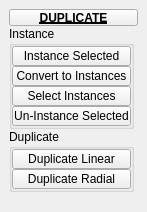
<?xml version="1.0" encoding="UTF-8"?>
<ui version="4.0">
 <class>QtUi</class>
 <widget class="QMainWindow" name="QtUi">
  <property name="geometry">
   <rect>
    <x>0</x>
    <y>0</y>
    <width>147</width>
    <height>212</height>
   </rect>
  </property>
  <property name="minimumSize">
   <size>
    <width>0</width>
    <height>0</height>
   </size>
  </property>
  <property name="maximumSize">
   <size>
    <width>999</width>
    <height>999</height>
   </size>
  </property>
  <property name="windowTitle">
   <string>Toolkit</string>
  </property>
  <property name="tabShape">
   <enum>QTabWidget::Triangular</enum>
  </property>
  <property name="dockNestingEnabled">
   <bool>true</bool>
  </property>
  <property name="dockOptions">
   <set>QMainWindow::AllowNestedDocks|QMainWindow::AllowTabbedDocks|QMainWindow::AnimatedDocks|QMainWindow::ForceTabbedDocks</set>
  </property>
  <property name="bnabled" stdset="0">
   <bool>true</bool>
  </property>
  <widget class="QWidget" name="mainWindow">
   <property name="palette">
    <palette>
     <active>
      <colorrole role="Highlight">
       <brush brushstyle="SolidPattern">
        <color alpha="255">
         <red>168</red>
         <green>152</green>
         <blue>250</blue>
        </color>
       </brush>
      </colorrole>
     </active>
     <inactive>
      <colorrole role="Highlight">
       <brush brushstyle="SolidPattern">
        <color alpha="255">
         <red>168</red>
         <green>152</green>
         <blue>250</blue>
        </color>
       </brush>
      </colorrole>
     </inactive>
     <disabled>
      <colorrole role="Highlight">
       <brush brushstyle="SolidPattern">
        <color alpha="255">
         <red>168</red>
         <green>152</green>
         <blue>250</blue>
        </color>
       </brush>
      </colorrole>
     </disabled>
    </palette>
   </property>
   <layout class="QVBoxLayout" name="verticalLayout_2">
    <item>
     <layout class="QVBoxLayout" name="verticalLayout">
      <property name="spacing">
       <number>0</number>
      </property>
      <item>
       <widget class="PushButtonDraggable" name="draggable_header">
        <property name="minimumSize">
         <size>
          <width>19</width>
          <height>17</height>
         </size>
        </property>
        <property name="maximumSize">
         <size>
          <width>999</width>
          <height>17</height>
         </size>
        </property>
        <property name="font">
         <font>
          <weight>75</weight>
          <bold>true</bold>
          <underline>true</underline>
         </font>
        </property>
        <property name="text">
         <string>DUPLICATE</string>
        </property>
        <property name="checkable">
         <bool>true</bool>
        </property>
       </widget>
      </item>
      <item>
       <widget class="QGroupBox" name="groupBox_7">
        <property name="minimumSize">
         <size>
          <width>125</width>
          <height>0</height>
         </size>
        </property>
        <property name="maximumSize">
         <size>
          <width>125</width>
          <height>999</height>
         </size>
        </property>
        <property name="title">
         <string>Instance</string>
        </property>
        <layout class="QVBoxLayout" name="verticalLayout_3">
         <property name="spacing">
          <number>0</number>
         </property>
         <property name="leftMargin">
          <number>0</number>
         </property>
         <property name="topMargin">
          <number>0</number>
         </property>
         <property name="rightMargin">
          <number>0</number>
         </property>
         <property name="bottomMargin">
          <number>0</number>
         </property>
         <item>
          <widget class="QPushButton" name="b000">
           <property name="minimumSize">
            <size>
             <width>0</width>
             <height>20</height>
            </size>
           </property>
           <property name="maximumSize">
            <size>
             <width>999</width>
             <height>20</height>
            </size>
           </property>
           <property name="toolTip">
            <string>&lt;html&gt;&lt;head/&gt;&lt;body&gt;&lt;p&gt;Create instances of any selected objects.&lt;/p&gt;&lt;/body&gt;&lt;/html&gt;</string>
           </property>
           <property name="text">
            <string>Instance Selected</string>
           </property>
           <property name="iconSize">
            <size>
             <width>18</width>
             <height>18</height>
            </size>
           </property>
           <property name="autoDefault">
            <bool>false</bool>
           </property>
           <property name="default">
            <bool>false</bool>
           </property>
           <property name="flat">
            <bool>false</bool>
           </property>
           <property name="bnabled" stdset="0">
            <bool>true</bool>
           </property>
          </widget>
         </item>
         <item>
          <widget class="PushButton" name="tb000">
           <property name="minimumSize">
            <size>
             <width>0</width>
             <height>20</height>
            </size>
           </property>
           <property name="maximumSize">
            <size>
             <width>999</width>
             <height>20</height>
            </size>
           </property>
           <property name="toolTip">
            <string>&lt;html&gt;&lt;head/&gt;&lt;body&gt;&lt;p&gt;The first selected object will be instanced across all other selected objects.&lt;/p&gt;&lt;/body&gt;&lt;/html&gt;</string>
           </property>
           <property name="text">
            <string>Convert to Instances</string>
           </property>
           <property name="iconSize">
            <size>
             <width>18</width>
             <height>18</height>
            </size>
           </property>
           <property name="autoDefault">
            <bool>false</bool>
           </property>
           <property name="default">
            <bool>false</bool>
           </property>
           <property name="flat">
            <bool>false</bool>
           </property>
           <property name="bnabled" stdset="0">
            <bool>true</bool>
           </property>
          </widget>
         </item>
         <item>
          <widget class="QPushButton" name="b004">
           <property name="minimumSize">
            <size>
             <width>0</width>
             <height>20</height>
            </size>
           </property>
           <property name="maximumSize">
            <size>
             <width>999</width>
             <height>20</height>
            </size>
           </property>
           <property name="toolTip">
            <string>&lt;html&gt;&lt;head/&gt;&lt;body&gt;&lt;p&gt;Select objects that are an instance of the current selection.&lt;/p&gt;&lt;p&gt;If no user selection exists, function will select all instanced objects in the scene.&lt;/p&gt;&lt;/body&gt;&lt;/html&gt;</string>
           </property>
           <property name="text">
            <string>Select Instances</string>
           </property>
           <property name="iconSize">
            <size>
             <width>18</width>
             <height>18</height>
            </size>
           </property>
           <property name="autoDefault">
            <bool>false</bool>
           </property>
           <property name="default">
            <bool>false</bool>
           </property>
           <property name="flat">
            <bool>false</bool>
           </property>
           <property name="bnabled" stdset="0">
            <bool>true</bool>
           </property>
          </widget>
         </item>
         <item>
          <widget class="QPushButton" name="b005">
           <property name="minimumSize">
            <size>
             <width>0</width>
             <height>20</height>
            </size>
           </property>
           <property name="maximumSize">
            <size>
             <width>999</width>
             <height>20</height>
            </size>
           </property>
           <property name="toolTip">
            <string>Uninstance selected objects. (no selection is needed for 'all' flag)</string>
           </property>
           <property name="text">
            <string>Un-Instance Selected</string>
           </property>
           <property name="iconSize">
            <size>
             <width>18</width>
             <height>18</height>
            </size>
           </property>
           <property name="autoDefault">
            <bool>false</bool>
           </property>
           <property name="default">
            <bool>false</bool>
           </property>
           <property name="flat">
            <bool>false</bool>
           </property>
           <property name="bnabled" stdset="0">
            <bool>true</bool>
           </property>
          </widget>
         </item>
        </layout>
       </widget>
      </item>
      <item>
       <widget class="QGroupBox" name="groupBox_8">
        <property name="minimumSize">
         <size>
          <width>125</width>
          <height>0</height>
         </size>
        </property>
        <property name="maximumSize">
         <size>
          <width>125</width>
          <height>999</height>
         </size>
        </property>
        <property name="title">
         <string>Duplicate</string>
        </property>
        <layout class="QVBoxLayout" name="verticalLayout_6">
         <property name="spacing">
          <number>0</number>
         </property>
         <property name="leftMargin">
          <number>0</number>
         </property>
         <property name="topMargin">
          <number>0</number>
         </property>
         <property name="rightMargin">
          <number>0</number>
         </property>
         <property name="bottomMargin">
          <number>0</number>
         </property>
         <item>
          <widget class="QPushButton" name="b006">
           <property name="minimumSize">
            <size>
             <width>0</width>
             <height>20</height>
            </size>
           </property>
           <property name="maximumSize">
            <size>
             <width>999</width>
             <height>20</height>
            </size>
           </property>
           <property name="toolTip">
            <string>&lt;html&gt;&lt;head/&gt;&lt;body&gt;&lt;p&gt;Duplicate: create array&lt;/p&gt;&lt;/body&gt;&lt;/html&gt;</string>
           </property>
           <property name="text">
            <string>Duplicate Linear</string>
           </property>
           <property name="iconSize">
            <size>
             <width>18</width>
             <height>18</height>
            </size>
           </property>
           <property name="autoDefault">
            <bool>false</bool>
           </property>
           <property name="default">
            <bool>false</bool>
           </property>
           <property name="flat">
            <bool>false</bool>
           </property>
           <property name="bnabled" stdset="0">
            <bool>true</bool>
           </property>
          </widget>
         </item>
         <item>
          <widget class="QPushButton" name="b007">
           <property name="minimumSize">
            <size>
             <width>0</width>
             <height>20</height>
            </size>
           </property>
           <property name="maximumSize">
            <size>
             <width>999</width>
             <height>20</height>
            </size>
           </property>
           <property name="toolTip">
            <string>&lt;html&gt;&lt;head/&gt;&lt;body&gt;&lt;p&gt;Radial Array: create array&lt;/p&gt;&lt;/body&gt;&lt;/html&gt;</string>
           </property>
           <property name="text">
            <string>Duplicate Radial</string>
           </property>
           <property name="iconSize">
            <size>
             <width>18</width>
             <height>18</height>
            </size>
           </property>
           <property name="autoDefault">
            <bool>false</bool>
           </property>
           <property name="default">
            <bool>false</bool>
           </property>
           <property name="flat">
            <bool>false</bool>
           </property>
           <property name="bnabled" stdset="0">
            <bool>true</bool>
           </property>
          </widget>
         </item>
        </layout>
       </widget>
      </item>
      <item>
       <spacer name="verticalSpacer_2">
        <property name="orientation">
         <enum>Qt::Vertical</enum>
        </property>
        <property name="sizeHint" stdset="0">
         <size>
          <width>20</width>
          <height>40</height>
         </size>
        </property>
       </spacer>
      </item>
     </layout>
    </item>
   </layout>
  </widget>
 </widget>
 <customwidgets>
  <customwidget>
   <class>PushButtonDraggable</class>
   <extends>QPushButton</extends>
   <header>widgets.pushbuttondraggable.h</header>
  </customwidget>
  <customwidget>
   <class>PushButton</class>
   <extends>QPushButton</extends>
   <header>widgets.pushbutton.h</header>
  </customwidget>
 </customwidgets>
 <resources/>
 <connections/>
 <designerdata>
  <property name="gridDeltaX">
   <number>5</number>
  </property>
  <property name="gridDeltaY">
   <number>5</number>
  </property>
  <property name="gridSnapX">
   <bool>true</bool>
  </property>
  <property name="gridSnapY">
   <bool>true</bool>
  </property>
  <property name="gridVisible">
   <bool>true</bool>
  </property>
 </designerdata>
</ui>
